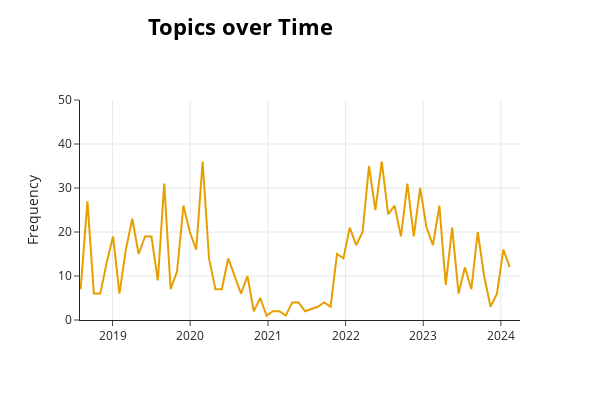

Here is the notebook cell this chart was saved with:
### Code cell
fig = topic_model.visualize_topics_over_time(
    df1_topics_over_time,
    topics=[1],
    height=400,
    width=600
)
fig.update_yaxes(range=[0, 50])  
fig.update_xaxes(range=["2018-08-01", "2024-03-31"])
fig.show()

# topic_model.visualize_topics_over_time(df1_topics_over_time, topics=[1], height=400, width=600)

### Figure 1 — Plotly figure (JSON) as saved in the notebook; plotly's stock layout.template omitted (floating-point values rounded to 4 significant figures)
{"data": [{"hoverinfo": "text", "hovertext": ["<b>Topic 1</b><br>Words: bag, lufthansa, unable, bremen, francisco", "<b>Topic 1</b><br>Words: booking, damage, baggage, policy, luggage", "<b>Topic 1</b><br>Words: cases, manufacturer, 35, unusable, oil", "<b>Topic 1</b><br>Words: jar, honey, junk, dxb, delay", "<b>Topic 1</b><br>Words: bestjet, luggages, forms, luggage, form", "<b>Topic 1</b><br>Words: ahmedabadsingapore, menzies, bags, zip, 32kg", "<b>Topic 1</b><br>Words: connecting, baggage, fee, baggageasset, kongdallas", "<b>Topic 1</b><br>Words: luggage, staffs, hotel, sunday, arrive", "<b>Topic 1</b><br>Words: inr, rescheduling, ticket, goibibo, dress", "<b>Topic 1</b><br>Words: contact, assured, wallet, manager, speak", "<b>Topic 1</b><br>Words: refunded, miss, melbourne, bags, know", "<b>Topic 1</b><br>Words: points, received, luggage, delay, told", "<b>Topic 1</b><br>Words: portugal, web, email, site, charges", "<b>Topic 1</b><br>Words: sent, cash, bags, luggages, checked", "<b>Topic 1</b><br>Words: webside, evisas, arr, flighti, hcmc", "<b>Topic 1</b><br>Words: pudong, tokyo, stole, website, mumbai", "<b>Topic 1</b><br>Words: priceline, phone, hotels, day, scheme", "<b>Topic 1</b><br>Words: suitcases, said, tc, contact, baggage", "<b>Topic 1</b><br>Words: cancellation, cruise, agent, cancel, istanbul", "<b>Topic 1</b><br>Words: refund, change, cancel, cancellation, fees", "<b>Topic 1</b><br>Words: charges, refund, zipper, ellser, nonrefundable", "<b>Topic 1</b><br>Words: refund, payment, schedules, refunds, year", "<b>Topic 1</b><br>Words: wotif, refund, borders, cancelled, cash", "<b>Topic 1</b><br>Words: refund, cancelled, cash, refunds, weeks", "<b>Topic 1</b><br>Words: refund, 2020, april, cancelled, revert", "<b>Topic 1</b><br>Words: refund, dallas, cancelled, emails, taxes", "<b>Topic 1</b><br>Words: refund, yatra, processing, employee, contact", "<b>Topic 1</b><br>Words: randi, empathetically, caps, puchases, canceld", "<b>Topic 1</b><br>Words: refer, payment, chace, ashton, friend", "<b>Topic 1</b><br>Words: shady, crooks, swish, mailed, copies", "<b>Topic 1</b><br>Words: earns, tru, account, weeks, cancellations", "<b>Topic 1</b><br>Words: tennis, racquet, oversized, cracked, belgrade", "<b>Topic 1</b><br>Words: happend, answer, money, covid19, called", "<b>Topic 1</b><br>Words: 112020, pandemic, organise, weeks, phn", "<b>Topic 1</b><br>Words: liquidation, june, 2021, krisflyer, eminagic", "<b>Topic 1</b><br>Words: forms, tkt, 45min, drops, unaccompanied", "<b>Topic 1</b><br>Words: ac, vancouver, cathay, hong, yvrhkg", "<b>Topic 1</b><br>Words: bye, usd, change, roundtrip, months", "<b>Topic 1</b><br>Words: cat, renoved, onlh, unreachable, borded", "<b>Topic 1</b><br>Words: visa, dbx, mytrip, hold, ticket", "<b>Topic 1</b><br>Words: customer, agent, email, phone, postpone", "<b>Topic 1</b><br>Words: refund, covid, hold, email, money", "<b>Topic 1</b><br>Words: quarantine, fake, tried, phone, reschedule", "<b>Topic 1</b><br>Words: phone, 2022, change, ticket, date", "<b>Topic 1</b><br>Words: phone, refund, email, hold, ticket", "<b>Topic 1</b><br>Words: refund, generic, sons, agent, customer", "<b>Topic 1</b><br>Words: refund, tickets, ticket, baggage, payment", "<b>Topic 1</b><br>Words: contact, lost, sia, customer, phone", "<b>Topic 1</b><br>Words: 20k, email, changes, rep, lumpar", "<b>Topic 1</b><br>Words: lodge, tcs, rimowa, fixed, said", "<b>Topic 1</b><br>Words: change, customer, macau, dates, rebook", "<b>Topic 1</b><br>Words: strike, refund, adjie, agent, scoots", "<b>Topic 1</b><br>Words: department, leo, luggage, contact, suitcase", "<b>Topic 1</b><br>Words: luggage, siem, customer, fare, reap", "<b>Topic 1</b><br>Words: refund, stating, agent, respond, nhat", "<b>Topic 1</b><br>Words: 5pm, told, luggage, delta, jfk", "<b>Topic 1</b><br>Words: bag, duty, feeder, manager, customer", "<b>Topic 1</b><br>Words: customer, refund, booking, segments, hotel", "<b>Topic 1</b><br>Words: montreal, bag, quoted, cares, booking", "<b>Topic 1</b><br>Words: fare, background, contact, change, aminah", "<b>Topic 1</b><br>Words: associates, mileage, waste, law, resulting", "<b>Topic 1</b><br>Words: suzan, luggage, ticket, text, messages", "<b>Topic 1</b><br>Words: callbacks, luggage, texts, abi, bags", "<b>Topic 1</b><br>Words: empathetic, motherinlaws, motherinlaw, katmandu, superhot", "<b>Topic 1</b><br>Words: 15000, jason, honor, declare, told", "<b>Topic 1</b><br>Words: customer, claim, ticket, valuable, booking", "<b>Topic 1</b><br>Words: bookingcom, ticket, march, reminders, bull"], "marker": {"color": "#E69F00"}, "mode": "lines", "name": "1_refund_ticket_customer_luggage", "type": "scatter", "x": ["2018-08-03T23:13:56.917000+00:00", "2018-09-05T02:21:55.750000+00:00", "2018-10-05T04:24:00.500000+00:00", "2018-11-04T06:26:05.250000+00:00", "2018-12-04T08:28:10+00:00", "2019-01-03T10:30:14.750000+00:00", "2019-02-02T12:32:19.500000+00:00", "2019-03-04T14:34:24.250000+00:00", "2019-04-03T16:36:29+00:00", "2019-05-03T18:38:33.750000+00:00", "2019-06-02T20:40:38.500000+00:00", "2019-07-02T22:42:43.250000+00:00", "2019-08-02T00:44:48+00:00", "2019-09-01T02:46:52.750000+00:00", "2019-10-01T04:48:57.500000+00:00", "2019-10-31T06:51:02.250000+00:00", "2019-11-30T08:53:07+00:00", "2019-12-30T10:55:11.750000+00:00", "2020-01-29T12:57:16.500000+00:00", "2020-02-28T14:59:21.250000+00:00", "2020-03-29T17:01:26+00:00", "2020-04-28T19:03:30.750000+00:00", "2020-05-28T21:05:35.500000+00:00", "2020-06-27T23:07:40.250000+00:00", "2020-07-28T01:09:45+00:00", "2020-08-27T03:11:49.750000+00:00", "2020-09-26T05:13:54.500000+00:00", "2020-10-26T07:15:59.250000+00:00", "2020-11-25T09:18:04+00:00", "2020-12-25T11:20:08.750000+00:00", "2021-01-24T13:22:13.500000+00:00", "2021-02-23T15:24:18.250000+00:00", "2021-03-25T17:26:23+00:00", "2021-04-24T19:28:27.750000+00:00", "2021-05-24T21:30:32.500000+00:00", "2021-06-23T23:32:37.250000+00:00", "2021-08-23T03:36:46.750000+00:00", "2021-09-22T05:38:51.500000+00:00", "2021-10-22T07:40:56.250000+00:00", "2021-11-21T09:43:01+00:00", "2021-12-21T11:45:05.750000+00:00", "2022-01-20T13:47:10.500000+00:00", "2022-02-19T15:49:15.250000+00:00", "2022-03-21T17:51:20+00:00", "2022-04-20T19:53:24.750000+00:00", "2022-05-20T21:55:29.500000+00:00", "2022-06-19T23:57:34.250000+00:00", "2022-07-20T01:59:39+00:00", "2022-08-19T04:01:43.750000+00:00", "2022-09-18T06:03:48.500000+00:00", "2022-10-18T08:05:53.250000+00:00", "2022-11-17T10:07:58+00:00", "2022-12-17T12:10:02.750000+00:00", "2023-01-16T14:12:07.500000+00:00", "2023-02-15T16:14:12.250000+00:00", "2023-03-17T18:16:17+00:00", "2023-04-16T20:18:21.750000+00:00", "2023-05-16T22:20:26.500000+00:00", "2023-06-16T00:22:31.250000+00:00", "2023-07-16T02:24:36+00:00", "2023-08-15T04:26:40.750000+00:00", "2023-09-14T06:28:45.500000+00:00", "2023-10-14T08:30:50.250000+00:00", "2023-11-13T10:32:55+00:00", "2023-12-13T12:34:59.750000+00:00", "2024-01-12T14:37:04.500000+00:00", "2024-02-11T16:39:09.250000+00:00"], "y": [7, 27, 6, 6, 13, 19, 6, 16, 23, 15, 19, 19, 9, 31, 7, 11, 26, 20, 16, 36, 14, 7, 7, 14, 10, 6, 10, 2, 5, 1, 2, 2, 1, 4, 4, 2, 3, 4, 3, 15, 14, 21, 17, 20, 35, 25, 36, 24, 26, 19, 31, 19, 30, 21, 17, 26, 8, 21, 6, 12, 7, 20, 10, 3, 6, 16, 12]}], "layout": {"height": 400, "hoverlabel": {"bgcolor": "white", "font": {"family": "Rockwell", "size": 16}}, "legend": {"title": {"text": "<b>Global Topic Representation"}}, "title": {"font": {"color": "Black", "size": 22}, "text": "<b>Topics over Time</b>", "x": 0.4, "xanchor": "center", "y": 0.95, "yanchor": "top"}, "width": 600, "xaxis": {"range": ["2018-08-01", "2024-03-31"], "showgrid": true, "type": "date"}, "yaxis": {"range": [0, 50], "showgrid": true, "title": {"text": "Frequency"}, "type": "linear"}}}
